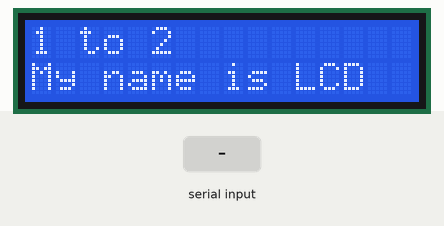
Simulated run of this sketch. Board: Arduino Uno, built with avr-gcc and run on an emulated ATmega328P. On the bench: 16×2 character LCD. Inputs (shaded band) come from the test bench. What the sketch prints to the serial monitor is not drawn.

Above: at 1.2 s.
1.3 s: "1" received over Serial
At 2.6 s:
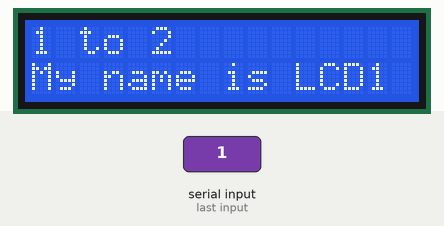
Timing chart, 0 to 4.3 s (numbered marks = the images above; inputs shaded):
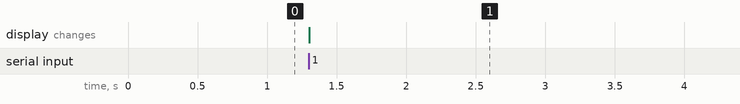

The sketch:

LCD_Display.ino
```cpp
/*
 * This is a simple sketch to practice displaying information to the LCD
 */


#include <LiquidCrystal.h>  //LCD library
LiquidCrystal lcd(12,11,5,4,3,2); // Initialize the LCD library with the pins we're using

void setup()
{

  lcd.begin(16,2); //Specify th dimension of the LCD (width, height)
  lcd.clear(); //Clear the LCD
  lcd.setCursor(0, 0); //Set the LCD cursor at the initial position

  Serial.begin(9600); //Initialize the port and set the baud rate (communication speed)

}

void loop()
{
  int var1 = 1;
  int var2 = 2;
  lcd.print(var1);
  lcd.print(" to ");
  lcd.print(var2);
  lcd.setCursor(0,1);
  lcd.print("My name is LCD");
  Serial.print(var1);
  Serial.println(" donut");
  //lcd.setCursor(0, 1); //Set the LCD cursor at the 1st column, 2nd row
  //lcd.print("My name is LCD");

  while(!Serial.available()) //This empty loop is holding the sketch still here. Serial.available() returns 'true' if data has been sent to
  {                          //the board through the serial monitor, which we haven't done. So we add the '!' to make the statement true
                             //and stay within the loop.
  }

}
```

Measured:
- after the input at 1.3 s, the display: changes at once (image 1)
